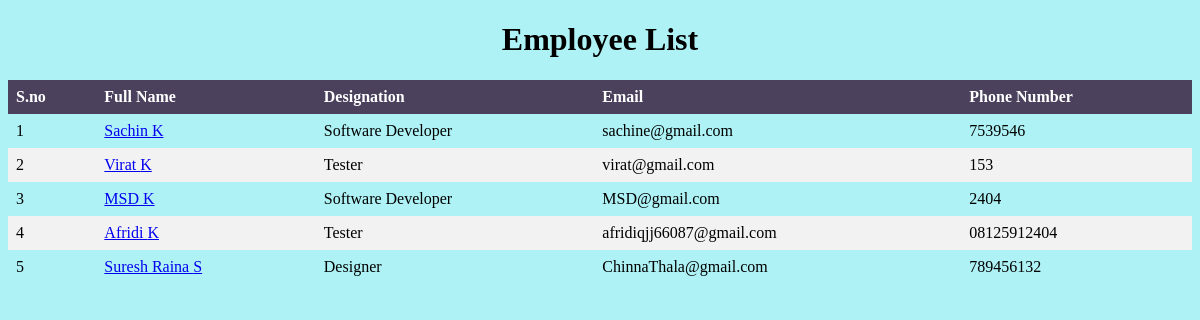
The page / on the database its author committed.
### ecomsite/models.py (models this page shows, shortened)
class Employee(models.Model):
    designation = models.CharField(max_length=100)
    Name = models.CharField(max_length=100)
    sur_name = models.CharField(max_length=100)
    photo = models.ImageField(upload_to='images')
    email = models.EmailField(max_length=100)
    phone_number = models.CharField(max_length=12,blank=True)
    created_at = models.DateTimeField(auto_now=True)
    update_at = models.DateTimeField(auto_now=True)

### mysite/views.py (the view)
# urls.py: 2. Add a URL to urlpatterns:  path('', views.home, name='home')
def home(request):
    emp = Employee.objects.all()
    context = {
        'emp':emp,
    }
    return render ( request, 'home.html' ,context)

### templates/home.html (shortened to what this page needs)
{% load static %}
<!doctype html>
<html lang="en">
  <head>
  </head>
  <body>
    <link rel="stylesheet" href="{% static 'css/styles.css' %}">
    <div class="container pt-5">
        <h1>Employee List</h1>
        <table class="table table-striped-columns" align="center">
          <thead>
            <tr>
              <th scope="col">S.no</th>
              <th scope="col">Full Name</th>
              <th scope="col">Designation</th>
              <th scope="col">Email</th>
              <th scope ="col">Phone Number</th>
            </tr>
          </thead>
          <tbody>
            {% for i in emp %}
            <tr>
              <td scope="row">{{i.id}}</th>
              <td><a href="{% url 'employee_detail' i.id %}">{{i.Name}} {{ i.sur_name }}</a></td>
              <td>{{i.designation}}</td>
              <td>{{i.email}}</td>
              <td>{{i.phone_number }}</td>
            </tr>
             {% endfor %}
          </tbody>
        </table>
      </div>  </table>
  </body>
</html>

### mysite/static/css/styles.css (style rules this page uses)
body { background-color: rgb(175, 242, 245); text-align: center; }
table { border-collapse: collapse; width: 100%; }
th, td { text-align: left; padding: 8px; }
tr:nth-child(even) { background-color: #f2f2f2 }
th { background-color: #4b415c; color: white; }

### rows shown on the page
Employee: id "1", Name "Sachin", sur_name "K", designation "Software Developer", email "sachine@gmail.com", phone_number "7539546"
Employee: id "2", Name "Virat", sur_name "K", designation "Tester", email "virat@gmail.com", phone_number "153"
Employee: id "3", Name "MSD", sur_name "K", designation "Software Developer", email "MSD@gmail.com", phone_number "2404"
Employee: id "4", Name "Afridi", sur_name "K", designation "Tester", email "afridiqjj66087@gmail.com", phone_number "08125912404"
Employee: id "5", Name "Suresh Raina", sur_name "S", designation "Designer", email "ChinnaThala@gmail.com", phone_number "789456132"
